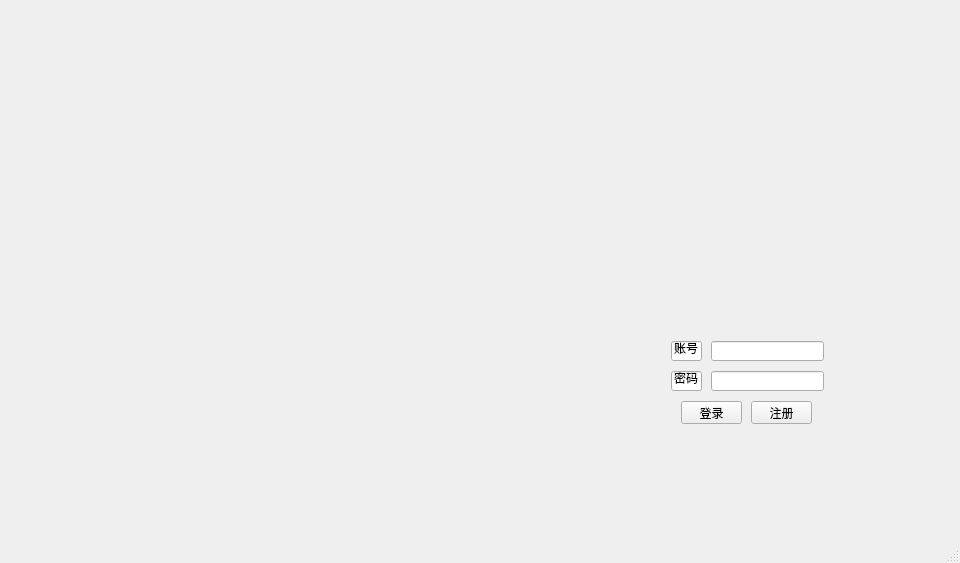
<?xml version="1.0" encoding="UTF-8"?>
<ui version="4.0">
 <class>Game</class>
 <widget class="QMainWindow" name="Game">
  <property name="geometry">
   <rect>
    <x>0</x>
    <y>0</y>
    <width>960</width>
    <height>563</height>
   </rect>
  </property>
  <property name="baseSize">
   <size>
    <width>960</width>
    <height>540</height>
   </size>
  </property>
  <property name="windowTitle">
   <string>Game</string>
  </property>
  <widget class="mi" name="centralwidget">
   <widget class="UCLogin" name="uc_login" native="true">
    <property name="enabled">
     <bool>true</bool>
    </property>
    <property name="geometry">
     <rect>
      <x>1</x>
      <y>1</y>
      <width>958</width>
      <height>538</height>
     </rect>
    </property>
    <property name="minimumSize">
     <size>
      <width>958</width>
      <height>538</height>
     </size>
    </property>
    <property name="maximumSize">
     <size>
      <width>958</width>
      <height>538</height>
     </size>
    </property>
    <property name="baseSize">
     <size>
      <width>958</width>
      <height>538</height>
     </size>
    </property>
    <widget class="QLineEdit" name="uc_login_password">
     <property name="geometry">
      <rect>
       <x>710</x>
       <y>370</y>
       <width>113</width>
       <height>20</height>
      </rect>
     </property>
     <property name="echoMode">
      <enum>QLineEdit::Password</enum>
     </property>
    </widget>
    <widget class="QLineEdit" name="uc_login_user">
     <property name="geometry">
      <rect>
       <x>710</x>
       <y>340</y>
       <width>113</width>
       <height>20</height>
      </rect>
     </property>
    </widget>
    <widget class="QLineEdit" name="uc_login_user_tx">
     <property name="geometry">
      <rect>
       <x>670</x>
       <y>340</y>
       <width>31</width>
       <height>20</height>
      </rect>
     </property>
     <property name="text">
      <string>账号</string>
     </property>
     <property name="echoMode">
      <enum>QLineEdit::Normal</enum>
     </property>
     <property name="readOnly">
      <bool>true</bool>
     </property>
    </widget>
    <widget class="QLineEdit" name="uc_login_password_tx">
     <property name="geometry">
      <rect>
       <x>670</x>
       <y>370</y>
       <width>31</width>
       <height>20</height>
      </rect>
     </property>
     <property name="text">
      <string>密码</string>
     </property>
     <property name="echoMode">
      <enum>QLineEdit::Normal</enum>
     </property>
     <property name="readOnly">
      <bool>true</bool>
     </property>
    </widget>
    <widget class="QPushButton" name="uc_login_btn">
     <property name="geometry">
      <rect>
       <x>680</x>
       <y>400</y>
       <width>61</width>
       <height>23</height>
      </rect>
     </property>
     <property name="text">
      <string>登录</string>
     </property>
    </widget>
    <widget class="QPushButton" name="uc_register_btn">
     <property name="geometry">
      <rect>
       <x>750</x>
       <y>400</y>
       <width>61</width>
       <height>23</height>
      </rect>
     </property>
     <property name="text">
      <string>注册</string>
     </property>
    </widget>
   </widget>
  </widget>
  <widget class="QMenuBar" name="menubar">
   <property name="geometry">
    <rect>
     <x>0</x>
     <y>0</y>
     <width>960</width>
     <height>23</height>
    </rect>
   </property>
  </widget>
  <widget class="QStatusBar" name="statusbar"/>
 </widget>
 <customwidgets>
  <customwidget>
   <class>mi</class>
   <extends>QWidget</extends>
   <header>mi.h</header>
   <container>1</container>
  </customwidget>
  <customwidget>
   <class>UCLogin</class>
   <extends>QWidget</extends>
   <header location="global">uclogin.h</header>
   <container>1</container>
  </customwidget>
 </customwidgets>
 <resources/>
 <connections/>
</ui>
